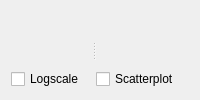
            <widget class="QWidget" name="tab_9">
             <attribute name="title">
              <string>Filter 2</string>
             </attribute>
             <layout class="QVBoxLayout" name="verticalLayout_15">
              <item>
               <widget class="QSplitter" name="splitter_2">
                <property name="orientation">
                 <enum>Qt::Horizontal</enum>
                </property>
                <widget class="QWidget" name="layoutWidget_10">
                 <layout class="QVBoxLayout" name="verticalLayout_13">
                  <item>
                   <widget class="QCustomPlot" name="filterResponsePlot2" native="true"/>
                  </item>
                  <item>
                   <widget class="QCheckBox" name="filterLogScaleBox2">
                    <property name="text">
                     <string>Logscale</string>
                    </property>
                   </widget>
                  </item>
                 </layout>
                </widget>
                <widget class="QWidget" name="layoutWidget2_2">
                 <layout class="QVBoxLayout" name="verticalLayout_14">
                  <item>
                   <widget class="QCustomPlot" name="filterPlot2" native="true"/>
                  </item>
                  <item>
                   <widget class="QCheckBox" name="filterScatterBox2">
                    <property name="text">
                     <string>Scatterplot</string>
                    </property>
                   </widget>
                  </item>
                 </layout>
                </widget>
               </widget>
              </item>
             </layout>
            </widget>
